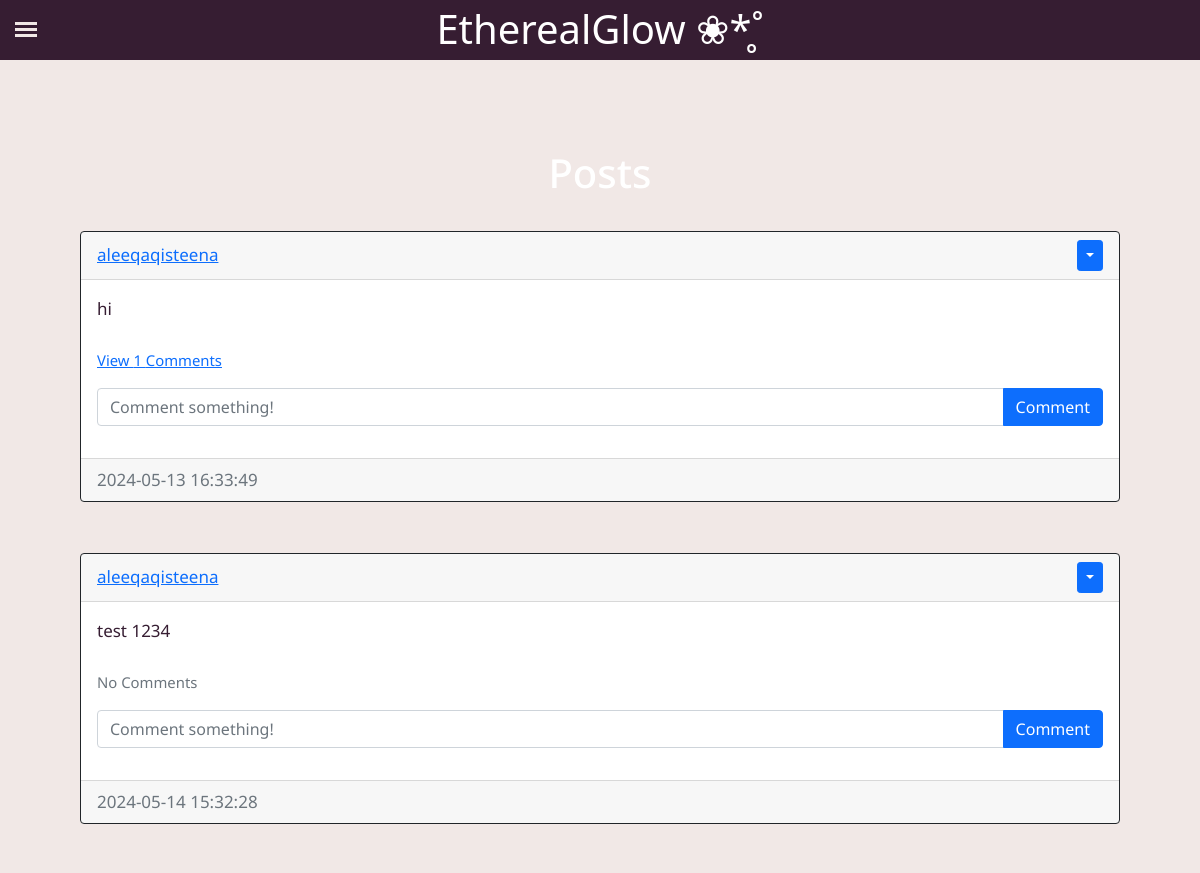
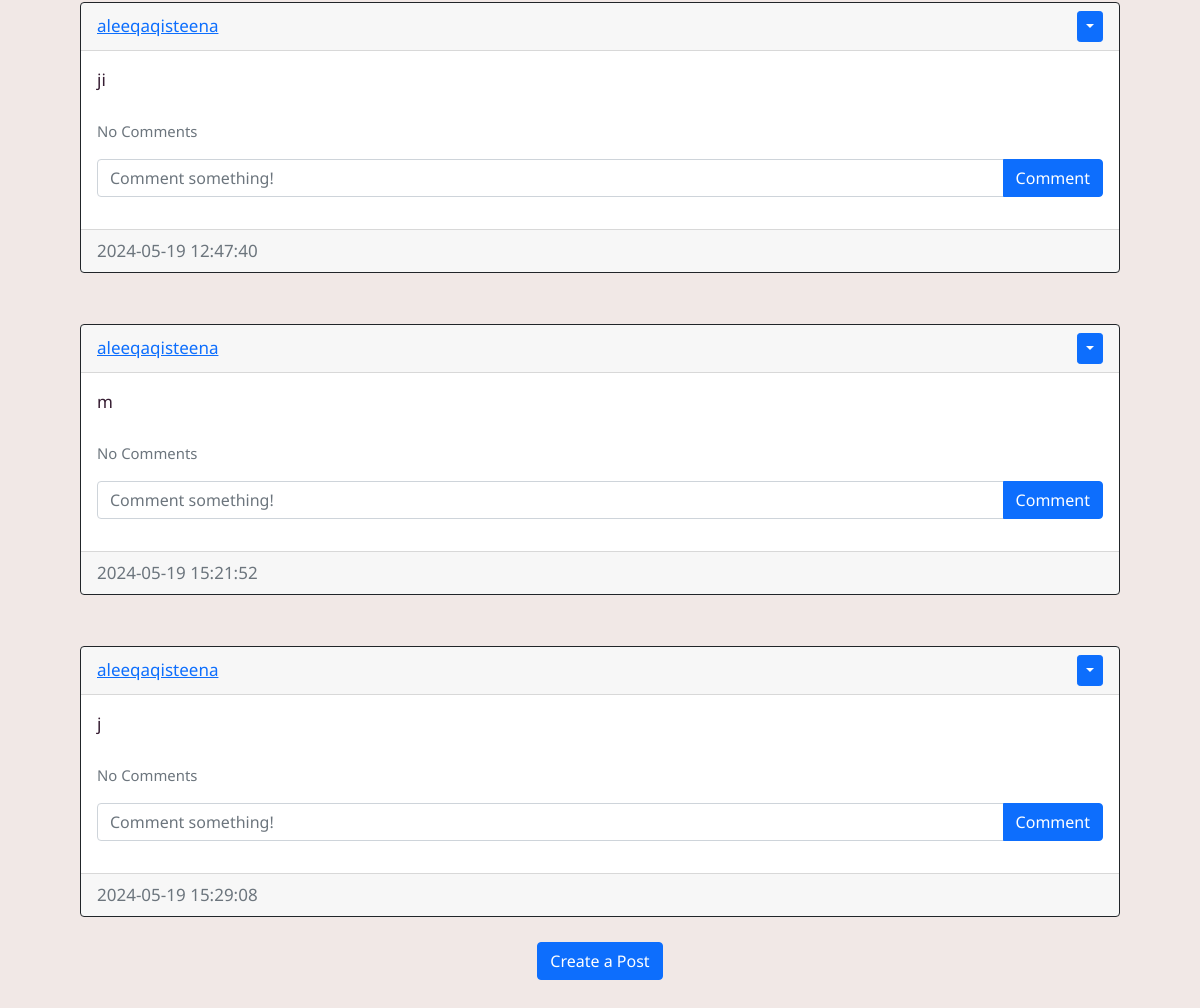
Page /Blog (signed in) on the committed database (2 pictures, top to bottom).
### website/models.py (models this page shows)
class Post(db.Model):
    id = db.Column(db.Integer, primary_key=True)
    text = db.Column(db.Text, nullable=False)
    date_created = db.Column(db.DateTime(timezone=True), default=func.now())
    author = db.Column(db.Integer, db.ForeignKey('user.id', ondelete="CASCADE"), nullable=False)
    comments = db.relationship('Comment', backref='post', passive_deletes=True)

class User(db.Model, UserMixin):
    id = db.Column(db.Integer, primary_key=True)
    email = db.Column(db.String(150), unique=True)
    username = db.Column(db.String(150), unique=True)
    password = db.Column(db.String(150))
    date_created = db.Column(db.DateTime(timezone=True), default=func.now())
    posts = db.relationship('Post', backref='user', passive_deletes=True)
    feedbacks = db.relationship('Feedback', backref='author', passive_deletes=True)
    comments = db.relationship('Comment', backref='user', passive_deletes=True)

### website/views.py (the view)
@views.route("/Blog")
@login_required
def blog():
    posts = Post.query.all()
    return render_template("blog.html", user=current_user, posts = posts)

### website/__init__.py (called while the page is built)
def create_app():
    app = Flask(__name__)
    app.config['SECRET_KEY'] = "helloworld"
    app.config['SQLALCHEMY_TRACK_MODIFICATIONS'] = False
    app.config['SQLALCHEMY_DATABASE_URI'] = f'sqlite:///{DB_NAME}'
    app.config['UPLOAD_FOLDER'] = 'C:\\Users\\HP\\Documents\\Mini It Project\\EtherealGlow\\website\\static\\uploads'
    db.init_app(app)
    bcrypt.init_app(app)
    from website.views import views
    from website.auth import auth
    app.register_blueprint(views, url_prefix="/")
    app.register_blueprint(auth, url_prefix="/")
    from website.models import User, Post, Feedback, Comment
    create_database(app)
    login_manager = LoginManager()
    login_manager.login_view = "auth.login"
    login_manager.init_app(app)
    @login_manager.user_loader
    def load_user(id):
        return User.query.get(int(id))
    return app

### website/templates/blog.html (shortened to what this page needs)
{% extends "posts_div.html" %}

### website/templates/posts_div.html (shortened to what this page needs)
{% extends "base.html" %}
{% block content%}
    <h1 align="center">{% block header %}Posts{% endblock %}</h1>
    <div id="posts">
      {% for post in posts %}
      <br />
      <div class="card border-dark">
        <div class="card-header d-flex justify-content-between align-items-center">
          <a href="/posts/{{post.user.username}}">{{post.user.username}}</a>
          {% if user.id == post.author %}
          <div class="btn-group">
            <button
              type="button"
              class="btn btn-sm btn-primary dropdown-toggle"
              data-bs-toggle="dropdown"
            ></button>
          </div>
          {% endif %}
        </div>
        <div class="card-body">
          <div class="card-text">{{post.text}}</div>
          <br />
          <p class="card-text">
            {% if post.comments|length > 0 %}
            <a data-bs-toggle="collapse" href="#comments-{{post.id}}" role="button">
              <small>View {{post.comments|length}} Comments</small>
            </a>
            {% else %}
            <small class="text-muted">No Comments</small>
            {% endif %}
          </p>
          <form
            class="input-group mb-3"
            method="POST"
            action="/create-comment/{{post.id}}"
          >
            <input
              type="text"
              id="text"
              name="text"
              class="form-control"
              placeholder="Comment something!"
            />
            <button type="submit" class="btn btn-primary">Comment</button>
          </form>
        </div>
        <div class="card-footer text-muted">{{post.date_created}}</div>
      </div>
      <br /> {% endfor %}
    </div>
    {% block footer %}
    <div align="center">
      <a href="/create_post"><button type="button" class="btn btn-primary btn">Create a Post</button></a>
  </div>
    {% endblock %} {% endblock %}

### website/static/styles.css (style rules this page uses)
* { margin: 0; padding: 0; box-sizing: border-box; }
h1 { text-align: center; color: white; margin-top: 5px; }
body { background: #f1e8e6; color: #f1e8e6; }

### rows in the picture
Post: user.username "aleeqaqisteena", text "hi", comments|length "1", date_created "2024-05-13 16:33:49"
Post: user.username "aleeqaqisteena", text "test 1234", shows "No Comments", date_created "2024-05-14 15:32:28"
Post: user.username "aleeqaqisteena", text "ji", shows "No Comments", date_created "2024-05-19 12:47:40"
Post: user.username "aleeqaqisteena", text "m", shows "No Comments", date_created "2024-05-19 15:21:52"
Post: user.username "aleeqaqisteena", text "j", shows "No Comments", date_created "2024-05-19 15:29:08"
